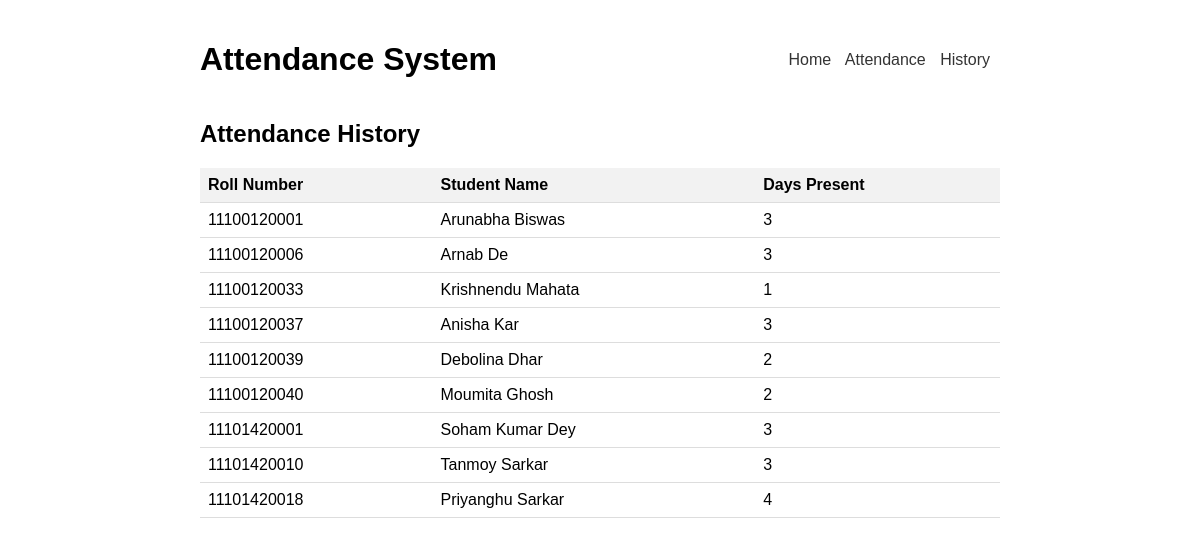
The page /history.php on the database its author committed.
### tables this page shows
CREATE TABLE `at` (
  `Roll_No.` bigint(13) NOT NULL,
  `Name` text NOT NULL,
  `Total_Attendance` int(11) NOT NULL
);

### history.php (the view, shortened to what this page needs)
<?php
    $con = mysqli_connect("localhost","root","", "attendance_system");
    $query = "select * from at";
    $result = mysqli_query($con,$query);
?>
<!DOCTYPE html>
<html>
<head>
    <link rel="stylesheet" href="history.css">
</head>
<body>
    <div class="container">
        <div class="header">
            <h1>Attendance System</h1>
            <div class="nav-links">
                <a href="index.php">Home</a>
                <a href="attendance.php">Attendance</a>
                <a href="history.php">History</a>
            </div>
        </div>
        <h2>Attendance History</h2>
        <table>
            <tr>
                <th>Roll Number</th>
                <th>Student Name</th>
                <th>Days Present</th>
            </tr>
            <tbody>
                <tr>
                    <?php
                    while($rew = mysqli_fetch_assoc($result))
                    {
                        ?>
                        <td><?php echo $rew['Roll_No.'];?></td>
                        <td><?php echo $rew['Name'];?></td>
                        <td><?php echo $rew['Total_Attendance'];?></td>
                    </tr>
                    <?php
                    }
                    ?>
            </tbody>
        </table>
    </div>
</body>
</html>

### history.css (style rules this page uses)
body { font-family: Arial, sans-serif; margin: 0; padding: 0; }
.container { max-width: 800px; margin: 0 auto; padding: 20px; }
.header { display: flex; justify-content: space-between; align-items: center; margin-bottom: 20px; }
.nav-links a { margin-right: 10px; text-decoration: none; color: #333; }
table { width: 100%; border-collapse: collapse; }
th, td { padding: 8px; text-align: left; border-bottom: 1px solid #ddd; }
th { background-color: #f2f2f2; }

### rows shown on the page
at: value "11100120001", Name "Arunabha Biswas", Total_Attendance "3"
at: value "11100120006", Name "Arnab De", Total_Attendance "3"
at: value "11100120033", Name "Krishnendu Mahata", Total_Attendance "1"
at: value "11100120037", Name "Anisha Kar", Total_Attendance "3"
at: value "11100120039", Name "Debolina Dhar", Total_Attendance "2"
at: value "11100120040", Name "Moumita Ghosh", Total_Attendance "2"
at: value "11101420001", Name "Soham Kumar Dey", Total_Attendance "3"
at: value "11101420010", Name "Tanmoy Sarkar", Total_Attendance "3"
at: value "11101420018", Name "Priyanghu Sarkar", Total_Attendance "4"
